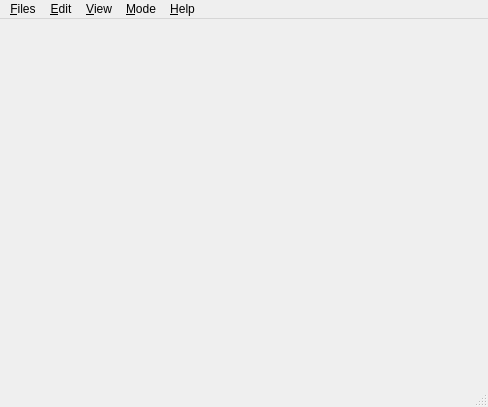
<?xml version="1.0" encoding="UTF-8"?>
<ui version="4.0">
 <class>MainWindow</class>
 <widget class="QMainWindow" name="MainWindow">
  <property name="geometry">
   <rect>
    <x>0</x>
    <y>0</y>
    <width>488</width>
    <height>407</height>
   </rect>
  </property>
  <property name="windowTitle">
   <string>MainWindow</string>
  </property>
  <widget class="QWidget" name="centralwidget"/>
  <widget class="QMenuBar" name="menubar">
   <property name="geometry">
    <rect>
     <x>0</x>
     <y>0</y>
     <width>488</width>
     <height>22</height>
    </rect>
   </property>
   <widget class="QMenu" name="menu_Files">
    <property name="title">
     <string>&amp;Files</string>
    </property>
    <addaction name="action_Open"/>
    <addaction name="action_Save"/>
    <addaction name="separator"/>
    <addaction name="action_Quit"/>
   </widget>
   <widget class="QMenu" name="menu_Edit">
    <property name="title">
     <string>&amp;Edit</string>
    </property>
   </widget>
   <widget class="QMenu" name="menu_View">
    <property name="title">
     <string>&amp;View</string>
    </property>
   </widget>
   <widget class="QMenu" name="menu_Mode">
    <property name="title">
     <string>&amp;Mode</string>
    </property>
   </widget>
   <widget class="QMenu" name="menu_Help">
    <property name="title">
     <string>&amp;Help</string>
    </property>
   </widget>
   <addaction name="menu_Files"/>
   <addaction name="menu_Edit"/>
   <addaction name="menu_View"/>
   <addaction name="menu_Mode"/>
   <addaction name="menu_Help"/>
  </widget>
  <widget class="QStatusBar" name="statusbar"/>
  <action name="action_Open">
   <property name="text">
    <string>&amp;Open</string>
   </property>
  </action>
  <action name="action_Save">
   <property name="text">
    <string>&amp;Save</string>
   </property>
  </action>
  <action name="action_Quit">
   <property name="text">
    <string>&amp;Quit</string>
   </property>
  </action>
 </widget>
 <resources/>
 <connections/>
</ui>
